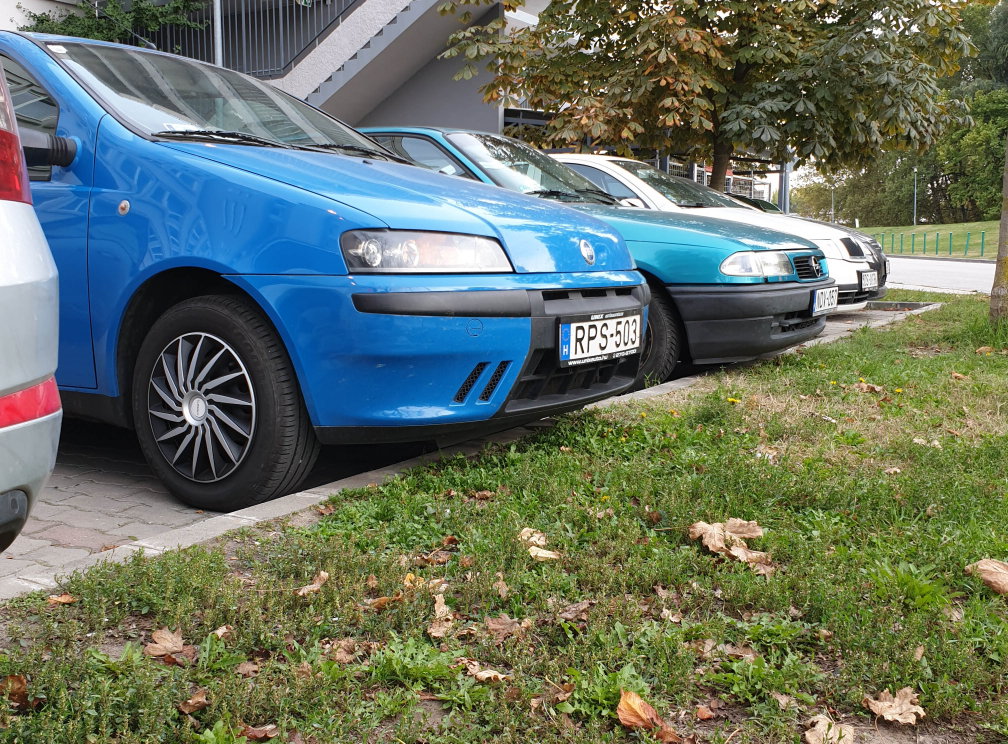
#> input picture punto/1.jpg, 3024 x 2231 px (shown at 1/3 size)
$ python -i main_tesztes.py   (imports and definitions only)
#> lines starting #> are read from the running program, lines starting #| are printed output that depends on the picture; after the words box and inside, x2 and y2 are one past the last pixel; in counts of white or black regions, pixels touching at a corner belong together
#> further down, picture is the input picture: shape (2231, 3024, 3); mean B, G, R 99.6, 113.8, 102
import cv2
import numpy as np
import imutils
import pytesseract
import string
#import easyocr
from matplotlib import pyplot as plt
pytesseract.pytesseract.tesseract_cmd = r'C:\Program Files\Tesseract-OCR\tesseract.exe'


#----------rendszám kinyerő függvény-----------

def numberplate_to_text(img):
    cv2.imshow("Rendszamtabla koruli kontur", img)
    cv2.waitKey(0)
    gray = cv2.cvtColor(img, cv2.COLOR_BGR2GRAY)
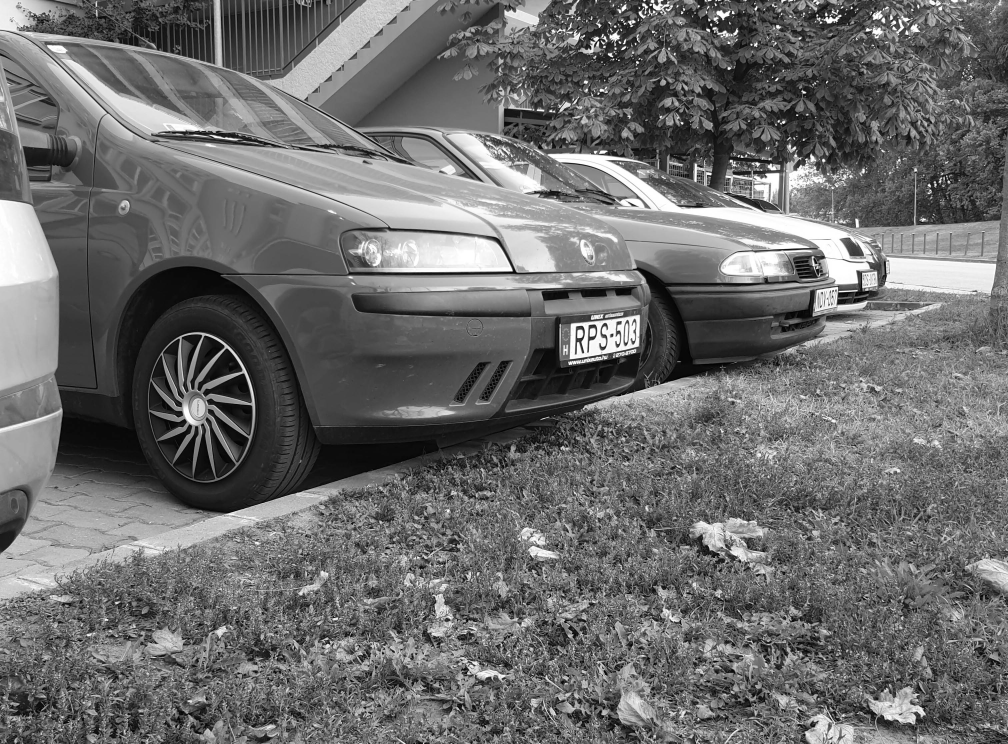
#> gray: shape (2231, 3024) (shown at 1/3 size); min 0, max 255, mean 108.6
    cv2.imshow("Rendszamtabla koruli kontur", gray)
    cv2.waitKey(0)
    bfilter = cv2.bilateralFilter(gray, 11, 17, 17)
    edged = cv2.Canny(bfilter, 100, 300) #Canny algoritmus 30,200, 10, 400
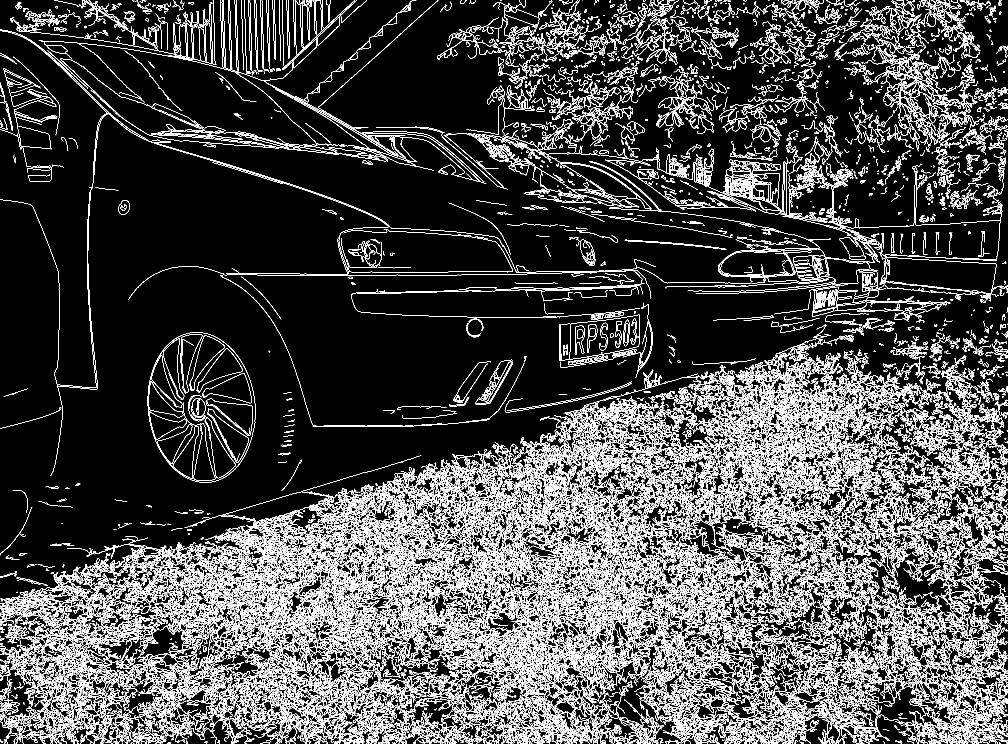
#> edged: shape (2231, 3024) (shown at 1/3 size); 12.7% white in thin lines or dots
    cv2.imshow("Rendszamtabla koruli kontur", edged)
    cv2.waitKey(0)

#---------------kontúrkeresés-----------------

    keypoints = cv2.findContours(edged.copy(), cv2.RETR_TREE, cv2.CHAIN_APPROX_SIMPLE)
#> keypoints = 23031 contours, 16731 with area under 20; largest, box (x1, y1, x2, y2) and area: (443, 996, 766, 1448) 113562, (443, 996, 766, 1448) 113262, (1678, 944, 1920, 1083) 21374, (1709, 944, 1920, 1078) 21000, (606, 1120, 756, 1210) 6682
    contours = imutils.grab_contours(keypoints)
#> contours has the same summary as keypoints
    contours = sorted(contours, key=cv2.contourArea, reverse=True)[:10]
#> contours = 10 contours; largest, box (x1, y1, x2, y2) and area: (443, 996, 766, 1448) 113562, (443, 996, 766, 1448) 113262, (1678, 944, 1920, 1083) 21374, (1709, 944, 1920, 1078) 21000, (606, 1120, 756, 1210) 6682

#----------------rendszám megkeresése-----------------------
    location = None
    for contour in contours:
        approx = cv2.approxPolyDP(contour, 10, True)
        if len(approx) == 4:
            location = approx
            break
#> this loop made 4 passes
#> location on pass 4: [[1919, 946], [1915, 1039], [1709, 1076], [1714, 970]]
    if (location is None):
        new_text = "Rendszamot nem lehet detektalni"
    else:
#---------maszk létrehozása és illesztése-------------------

        mask = np.zeros(gray.shape, np.uint8)
        new_image = cv2.drawContours(mask, [location], 0, 255, -1)
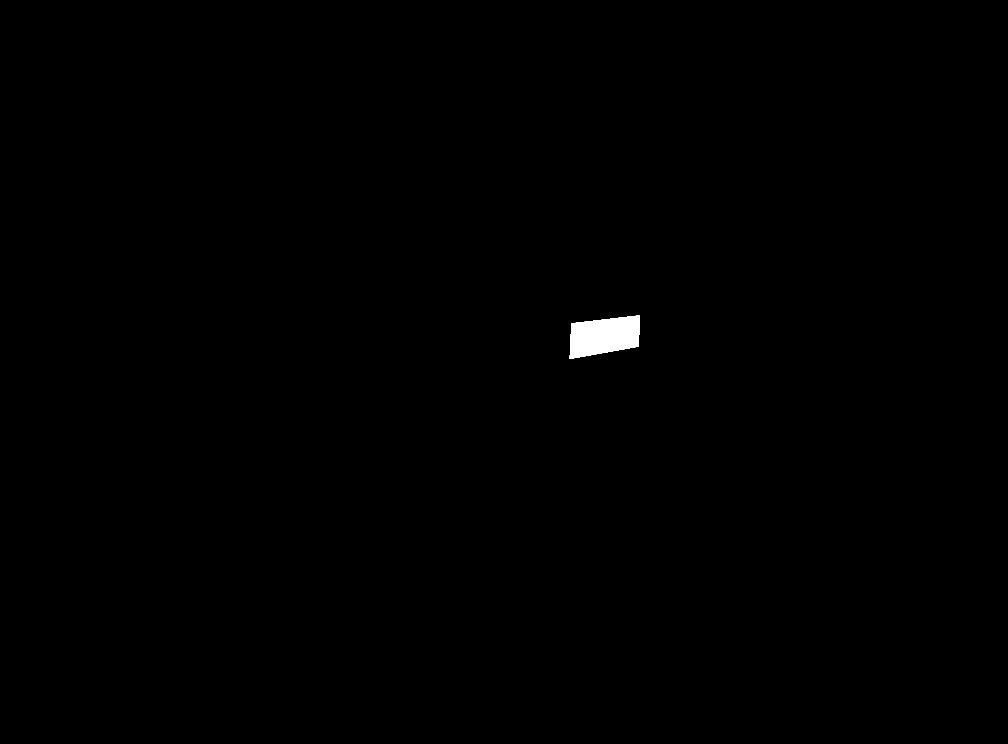
#> new_image: shape (2231, 3024) (shown at 1/3 size); 0.31% white; 1 white region, box (x1, y1, x2, y2) and area: (1709, 946, 1920, 1077) 20617
        new_image2 = cv2.drawContours(img.copy(), [location],-1,(0,255,0),2)
        new_image2 = cv2.resize(new_image2,None,fx = 0.6,fy=0.6)
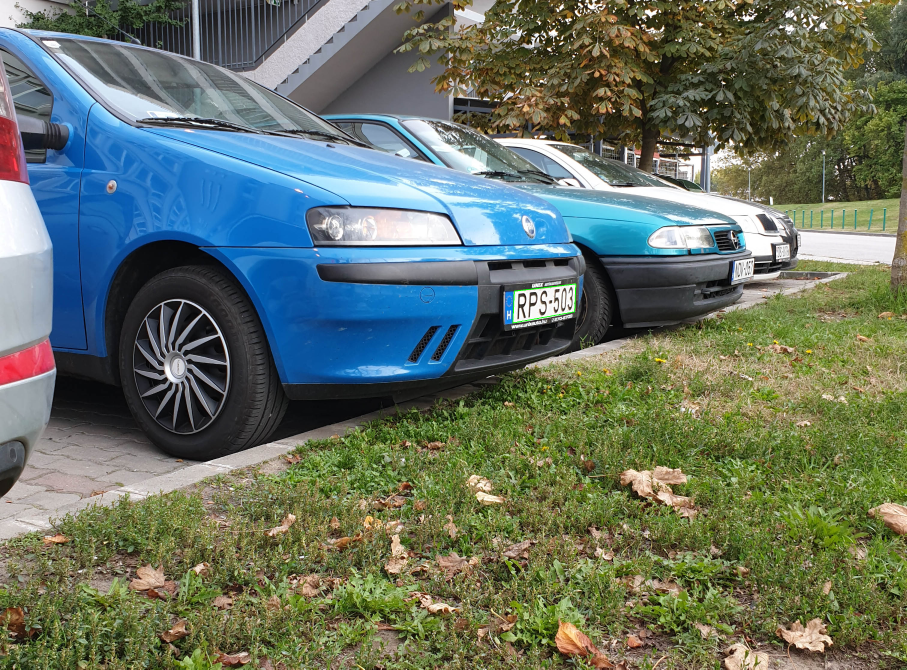
#> new_image2: shape (1339, 1814, 3) (shown at 1/2 size); mean B, G, R 99.5, 113.7, 101.9
        cv2.imshow("Rendszamtabla koruli kontur", new_image2)
        cv2.waitKey(0)
        new_image = cv2.bitwise_and(img, img, mask=mask)
#> new_image: shape (2231, 3024, 3)

#-----------cropping--------------------
        (x,y) = np.where(mask==255)
        (x1, y1) = (np.min(x), np.min(y))
#> x1 = 946; y1 = 1709
        (x2, y2) = (np.max(x), np.max(y))
#> x2 = 1076; y2 = 1919
        cropped = gray[x1:x2+1, y1:y2+1]
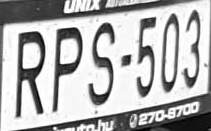
#> cropped: shape (131, 211); min 0, max 255, mean 180.1
        cv2.imshow("cropped",cropped)
        cv2.waitKey(0)
        cv2.destroyAllWindows()
#----------string kinyerése tesseract-------------
        custom_config = r'--oem 3 --psm 6'
#> (the run stopped early here; a loop or call above may not have finished)

$ run again, on punto/10.jpg
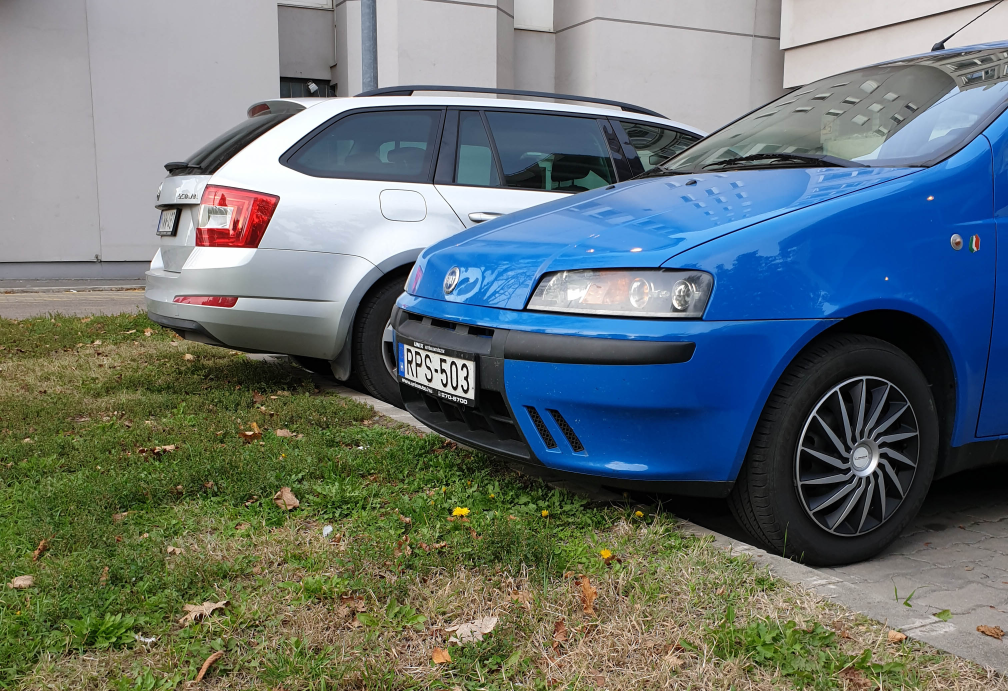
#> input picture punto/10.jpg, 3024 x 2073 px (shown at 1/3 size)
#> picture is the input picture: shape (2073, 3024, 3); mean B, G, R 115.8, 115.6, 104.1
#> in numberplate_to_text, `edged = cv2.Canny(bfilter, 100, 300)`:
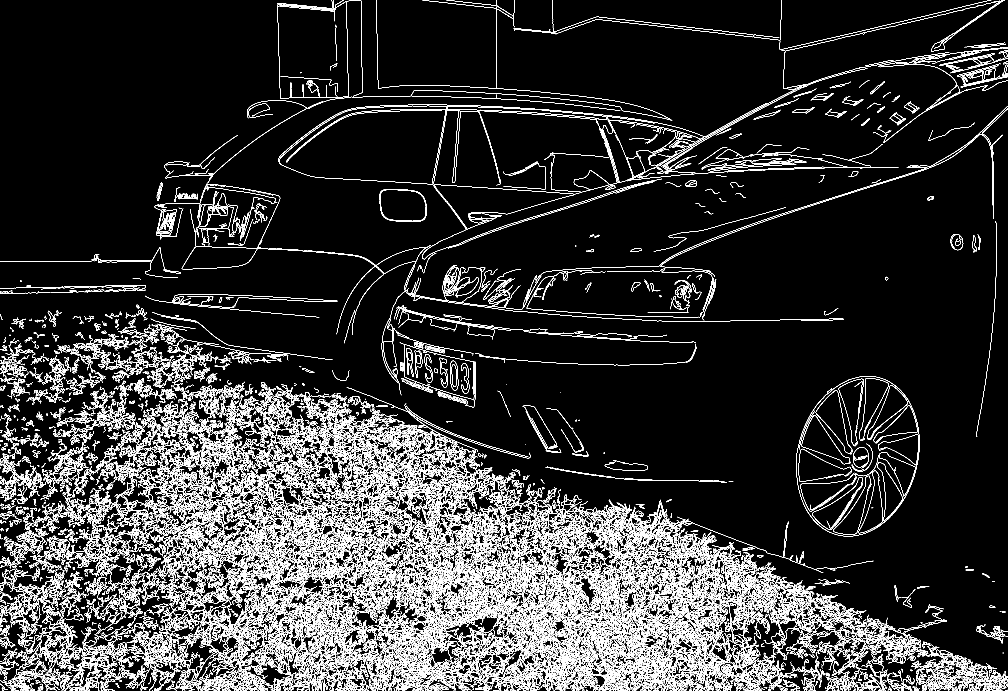
#> edged: shape (2073, 3024) (shown at 1/3 size); 9.1% white in thin lines or dots
#> keypoints = 15190 contours, 11091 with area under 20; largest, box (x1, y1, x2, y2) and area: (1199, 1027, 1423, 1199) 22049, (1212, 1032, 1423, 1199) 22028, (1138, 567, 1280, 666) 12134, (1140, 569, 1279, 664) 11290, (2405, 1246, 2551, 1393) 8274
#> in numberplate_to_text, `contours = imutils.grab_contours(keypoints)`: contours has the same summary as keypoints
#> in numberplate_to_text, `contours = sorted(contours, key=cv2.contourArea, reverse=True)[:10]`: contours = 10 contours; largest, box (x1, y1, x2, y2) and area: (1199, 1027, 1423, 1199) 22049, (1212, 1032, 1423, 1199) 22028, (1138, 567, 1280, 666) 12134, (1140, 569, 1279, 664) 11290, (2405, 1246, 2551, 1393) 8274
#> the loop in numberplate_to_text, `for contour in contours:` made 2 passes
#> location on pass 2: [[1212, 1034], [1418, 1084], [1421, 1197], [1215, 1131]]
#> x1 = 1034; y1 = 1212
#> x2 = 1197; y2 = 1421
#> in numberplate_to_text, `cropped = gray[x1:x2+1, y1:y2+1]`:
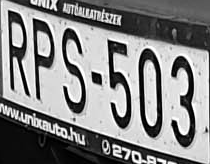
#> cropped: shape (164, 210); min 0, max 255, mean 134.1

$ run again, on punto/12.jpg
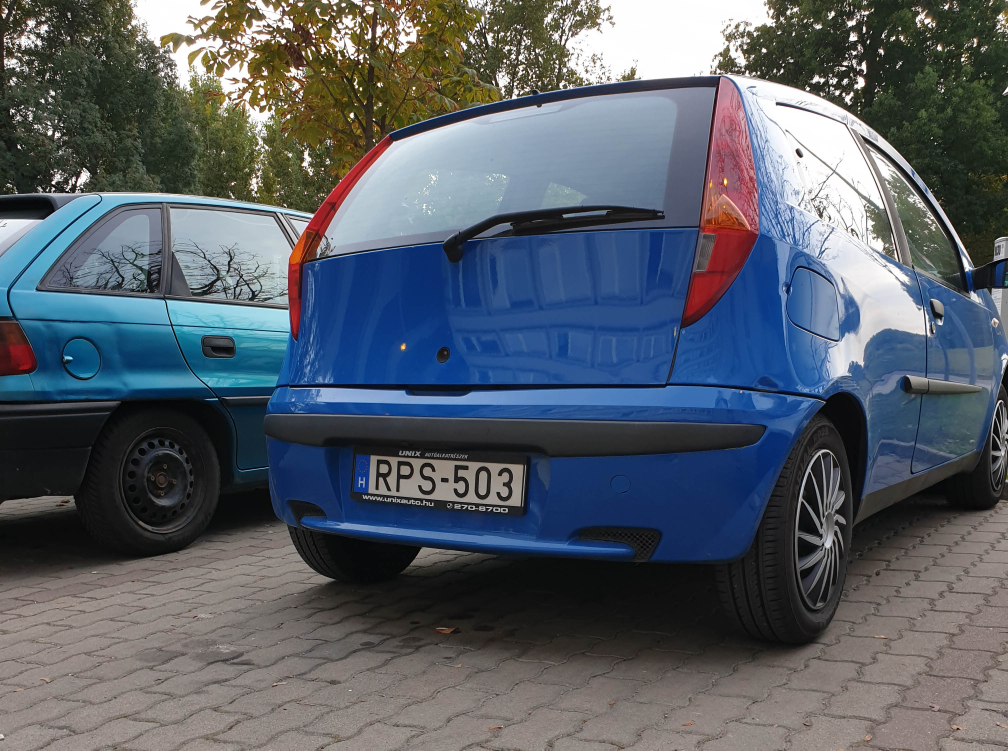
#> input picture punto/12.jpg, 3024 x 2251 px (shown at 1/3 size)
#> picture is the input picture: shape (2251, 3024, 3); mean B, G, R 103.2, 94.3, 86.7
#> in numberplate_to_text, `edged = cv2.Canny(bfilter, 100, 300)`:
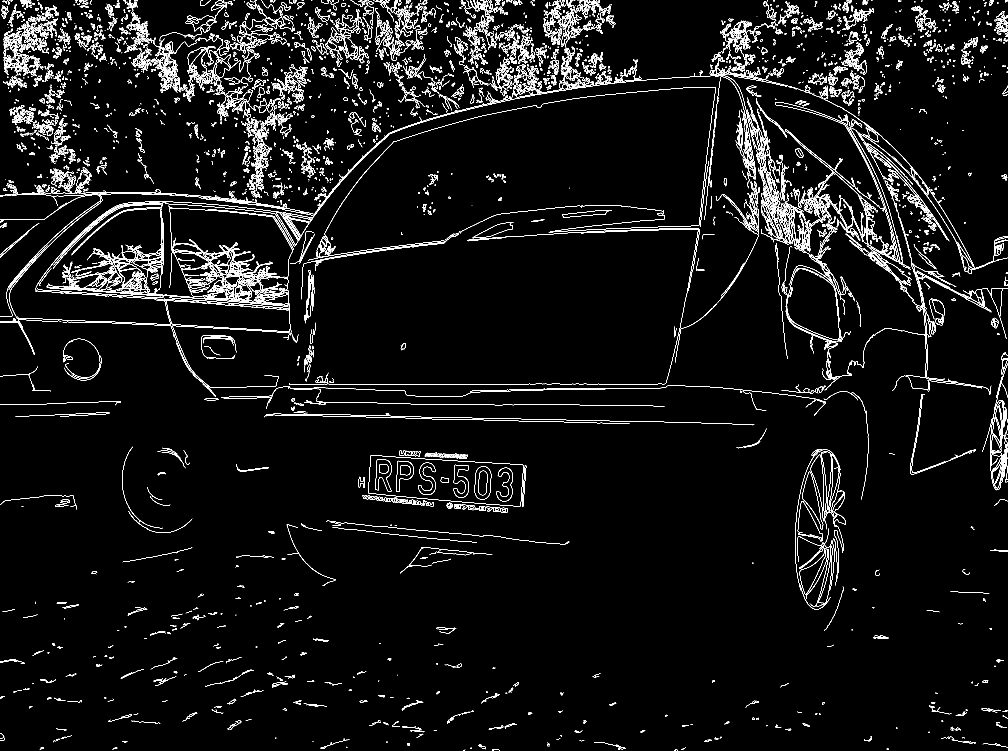
#> edged: shape (2251, 3024) (shown at 1/3 size); 3.5% white in thin lines or dots
#> keypoints = 8390 contours, 6587 with area under 20; largest, box (x1, y1, x2, y2) and area: (1105, 1365, 1571, 1520) 55288, (1105, 1365, 1571, 1520) 55286, (507, 623, 720, 875) 4384, (1424, 1399, 1474, 1500) 4143, (1424, 1399, 1474, 1500) 4106
#> in numberplate_to_text, `contours = imutils.grab_contours(keypoints)`: contours has the same summary as keypoints
#> in numberplate_to_text, `contours = sorted(contours, key=cv2.contourArea, reverse=True)[:10]`: contours = 10 contours; largest, box (x1, y1, x2, y2) and area: (1105, 1365, 1571, 1520) 55288, (1105, 1365, 1571, 1520) 55286, (507, 623, 720, 875) 4384, (1424, 1399, 1474, 1500) 4143, (1424, 1399, 1474, 1500) 4106
#> the loop in numberplate_to_text, `for contour in contours:` made 1 pass
#> location on pass 1: [[1112, 1366], [1105, 1479], [1561, 1518], [1566, 1393]]
#> x1 = 1366; y1 = 1105
#> x2 = 1518; y2 = 1566
#> in numberplate_to_text, `cropped = gray[x1:x2+1, y1:y2+1]`:
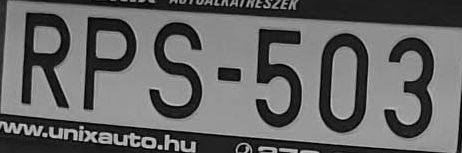
#> cropped: shape (153, 462); min 0, max 225, mean 101.1
